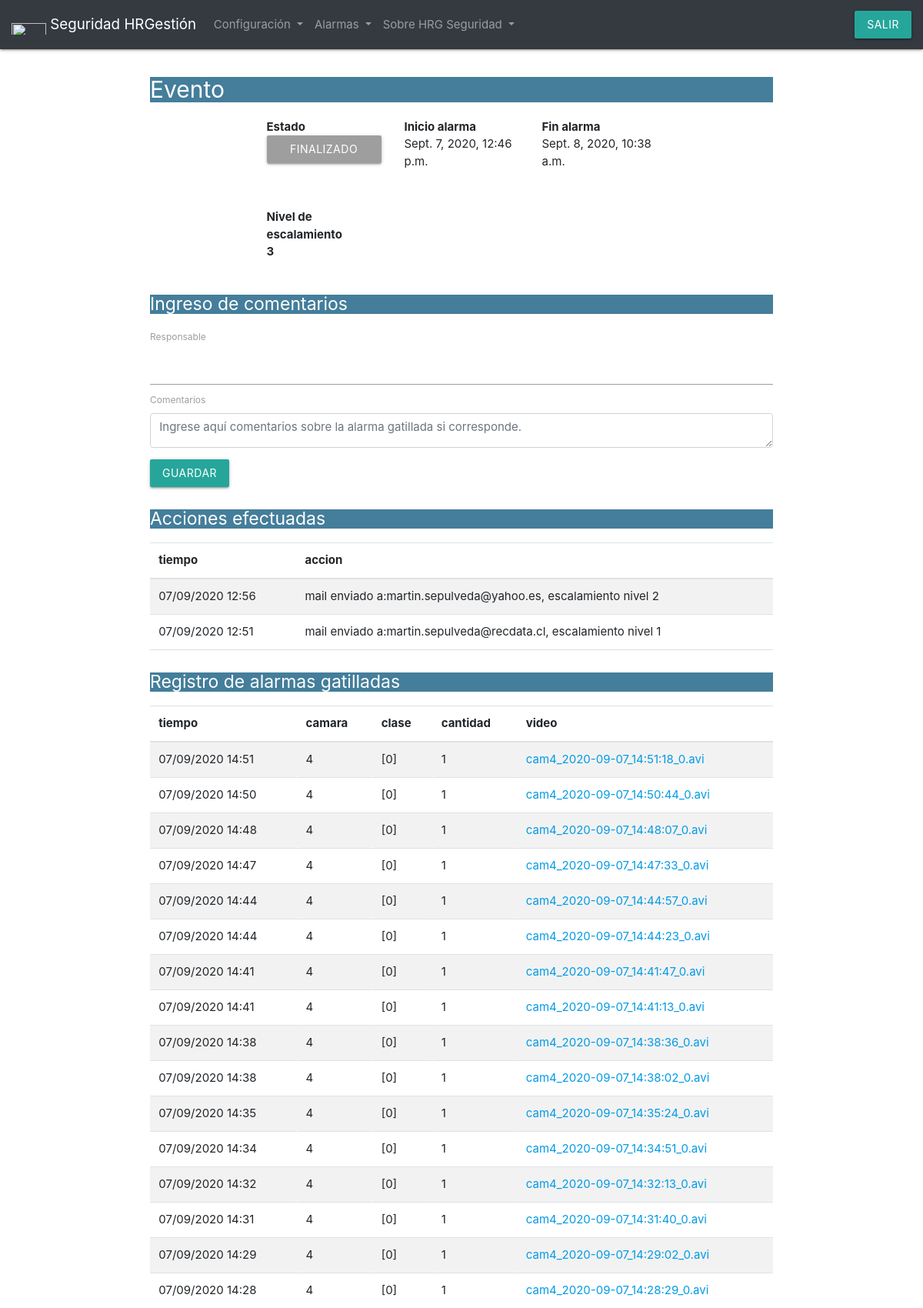
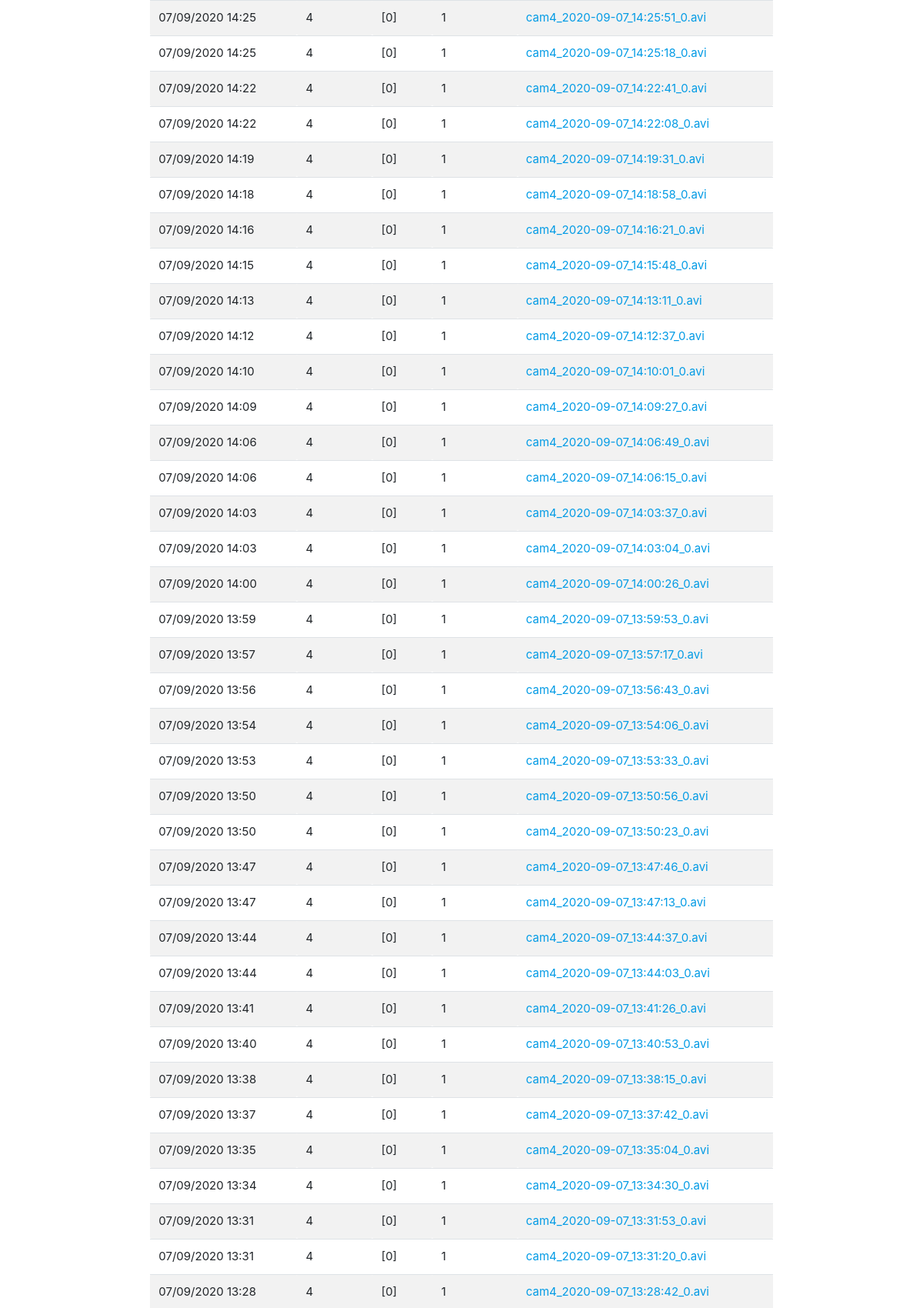
Page /alarmas/eventos/16/ (signed in, upper part) on the committed database (2 pictures, top to bottom).
### camaras/models.py (models this page shows, shortened)
class Eventos(models.Model):
    t_ini = models.DateTimeField('Fecha hora inicio',auto_now_add=True)
    t_fin = models.DateTimeField('Fecha hora termino',auto_now_add=False, blank=True, null=True)
    activo = models.BooleanField('Alarma activa',default=True)
    proced = models.BooleanField('En prodedimiento',default=False)
    estado = models.IntegerField('Nivel escalamiento',default=0)
    responsable = models.TextField('Responsable',blank=True, null=True)
    comentarios = models.TextField('Comentarios',blank=True, null=True)
    class Meta:
        verbose_name_plural = "Eventos"

class RegAcciones(models.Model):
    tiempo = models.DateTimeField('Fecha hora accion',auto_now_add=True)
    accion = models.CharField('Acciones',max_length=300)
    evento = models.ForeignKey('Eventos',blank=True, null=True, on_delete=models.PROTECT)
    class Meta:
        verbose_name_plural = "Acciones"

class Alarmas(models.Model):
    camara = models.ForeignKey('Camara', on_delete=models.PROTECT)
    tiempo = models.DateTimeField('Fecha hora',auto_now_add=False)
    clase = models.CharField(max_length=300)
    cantidad = models.IntegerField()
    video = models.CharField(max_length=300)
    recibido = models.DateTimeField('Recibido',blank=True, null=True,auto_now_add=False)
    evento = models.ForeignKey('Eventos',blank=True, null=True, on_delete=models.PROTECT)
    class Meta:
        verbose_name_plural = "Alarmas"

### camaras/views.py (the view)
# urls.py: path('alarmas/eventos', eventos_list, name='eventos_list'),
@login_required
def eventos(request, id):
    estado="Inactivo"
    escala = 0
    instance = get_object_or_404(Eventos, pk=id)
    reg = RegAcciones.objects.filter(evento=instance).order_by('-tiempo')
    if len(reg):
        df1 = pd.DataFrame(reg.values('tiempo','accion'))
        df1["tiempo"] = pd.DatetimeIndex(df1["tiempo"]).tz_convert('America/Santiago').strftime('%d/%m/%Y %H:%M')
        acciones_tbl = df1.to_html(
                classes=["table table-striped "],
                border=0 , justify='center',
                table_id="tabla_ala",
                index=False,
                escape=False,
                render_links=True)
    else:
        acciones_tbl = '<p>No hay acciones tomadas, verifique que existan responsables asignados\
         a cada nivel de escalamiento para su aviso.<p>'
    ala = Alarmas.objects.filter(evento=instance).order_by('-tiempo')
    df2 = pd.DataFrame(ala.values('tiempo','camara','clase','cantidad','video','pk'))
    df2["video"] = df2["pk"].apply(lambda x: '<a href="/video/{0}">{1}</a>'.format(x,df2[df2['pk']==x].video.values[0]))
    df2["tiempo"] = pd.DatetimeIndex(df2["tiempo"]).tz_convert('America/Santiago').strftime('%d/%m/%Y %H:%M')
    alarmas_tbl = df2.to_html(
            columns=['tiempo','camara','clase','cantidad','video'],
            classes=["table table-striped"],
            border=0 , justify='center',
            table_id="tabla_eve",
            index=False,
            escape=False,
            render_links=True)
    if request.method == 'POST':
        form = EventosForm(request.POST, instance=instance)
        form.save()
        if form.is_valid():
            print("paso x aquí EventosForm",)
            return redirect('eventos_list')
        else:
            print(request.POST, form.is_valid())
    else:
        form = EventosForm(instance=instance)
    cla = {
    0:'btn btn-danger btn-lg btn-block red',
    1:'btn btn-warning btn-lg btn-block yellow',
    2:'btn btn-secondary btn-lg btn-block grey' ,
    }
    msg = {
    0:'Alarma activada',
    1:'En procedimiento' ,
    2:'Finalizado' ,
    }
    if instance.activo==True and instance.proced==False:
        mensaje=msg[0]
        clase = cla[0]
        val_btn = 0
    elif instance.activo==True and instance.proced==True:
        mensaje=msg[1]
        clase = cla[1]
        val_btn = 1
    elif instance.activo==False and instance.proced==False:
        mensaje=msg[2]
        clase = cla[2]
        val_btn = 2
    else:
        print("alarma",instance.activo,"\nprocedimiento",instance.proced)
        mensaje = "Alm inactiva/proced activo "
        clase = cla[2]
        val_btn = 3
    content = {
    'mensaje':mensaje,
    'clase':clase,
    'val_btn':val_btn,
    'inicio':instance.t_ini,
    'fin':instance.t_fin,
    'eve_id': instance.pk,
    'escala':instance.estado,
    'form':form,
    'acciones':acciones_tbl,
    'alarmas':alarmas_tbl,
    }
    return render(request, 'eventos.html', content)

### camaras/forms.py
class EventosForm(forms.ModelForm):
    class Meta:
        fields = (
               'responsable', 'comentarios',
            )
        model = models.Eventos
        widgets = {
            'responsable':TextInput(attrs={'class':'form-control'}),
            'comentarios':Textarea(attrs={'class':'form-control',
                                            'placeholder':'Ingrese aquí comentarios sobre la alarma gatillada si corresponde.',
                                            'rows':"4"}),
        }

### templates/eventos.html (shortened to what this page needs)
{% extends 'base.html' %}
{% block content %}
{% load crispy_forms_tags %}
{% if user.is_authenticated %}
<div class="container">
<h2>Evento</h2>
<div class="container">
  <div class="row">
    <div class="col-sm">
      <b>Estado</b>
        <div>
            <button type="button" value="{{val_btn}}"  class="{{clase}}" id="btnestado">{{mensaje}}</button>
        </div>
    </div>
    <div class="col-sm">
      <b>Inicio alarma</b >
        <p>{{ inicio }}</p>
    </div>
    <div class="col-sm">
        <b>Fin alarma</b>
      <P>{{ fin }}</P>
    </div>
  </div>
</div>
<div class="container">
  <div class="row">
    <div class="col-sm">
      <b>Nivel de escalamiento</b>
      <p><b>{{escala}}</b></p>
    </div>
    <div class="col-sm">
    </div>
    <div class="col-sm">
    </div>
  </div>
</div>
<div id="sec_form" style="display: none">
    <h3>Ingreso de comentarios</h3>
    <form action="" method="post">
        {{ form|crispy }}
        <input type="submit" class="btn btn-primary" value="Guardar">
    </form>
</div>
</div>
<div class="container">
  <h3 >Acciones efectuadas</h3>
  {{acciones|safe}}
</div>
<div class="container">
  <h3>Registro de alarmas gatilladas</h3>
  {{alarmas|safe}}
</div>
{% endif %}
{% endblock %}

### templates/base.html (shortened to what this page needs)
{% load i18n static %}<!DOCTYPE html>
  <html>
    <head>
        <link rel="stylesheet" href="/static/css/bootstrap.min.css" >
      <link type="text/css" rel="stylesheet" href="/static/css/materialize.min.css"  media="screen,projection"/>
        <link rel="stylesheet" href="{% static "/css/font-awesome.min.css"%}">
        </head>
        <body>
            {% include 'nav_bar.html' %}
            {% block content %}
            {% endblock %}
        <link rel="stylesheet" href="{% static "css/jquery.toast.min.css" %}"/>
    </body>
  </html>

### templates/nav_bar.html (shortened to what this page needs)
{% load static %}
<nav class="navbar navbar-expand-lg navbar-dark bg-dark">
  <a class="navbar-brand" href="/">
    <img src="/static/png/logohrgestion1.png" width="45" height="45" class="d-inline-block align-top" alt="" style="font-size:10vw;">
    Seguridad HRGestión
  </a>
  <div class="collapse navbar-collapse" id="navbarText">
    <ul class="navbar-nav mr-auto">
        {% if user.is_authenticated %}
        <li class="nav-item dropdown">
        <a class="nav-link dropdown-toggle" href="#" id="navbarDropdown" role="button" data-toggle="dropdown" aria-haspopup="true" aria-expanded="false">
          Configuración
        </a>
      </li>
      <li class="nav-item dropdown">
        <a class="nav-link dropdown-toggle" href="#" id="navbarDropdown" role="button" data-toggle="dropdown" aria-haspopup="true" aria-expanded="false">
          Alarmas
        </a>
      </li>
      <li class="nav-item dropdown">
        <a class="nav-link dropdown-toggle" href="#" id="navbarDropdown" role="button" data-toggle="dropdown" aria-haspopup="true" aria-expanded="false">
          Sobre HRG Seguridad
        </a>
      </li>
          {% endif %}
    </ul>
        <form class="form-inline my-2 my-lg-0">
      {% if user.is_authenticated %}
      <button class="btn btn-info" type="submit" formaction="{% url 'logout' %}">Salir</button>
      {% else %}
      <button class="btn btn-info" type="submit" formaction="{% url 'login' %}">Entrar</button>
      {% endif %}
    </form>
  </div>
</nav>

### templates/base.html (style rules this page uses)
.navbar ul li { list-style-type: none; padding: 0; }

### templates/eventos.html (style rules this page uses)
h2,h2,h3 { color: white; background-color:#447e9b; }
h2 { font-size: 30px; }
h3 { font-size: 23px; }

### rows in the picture
Eventos: t_ini "Sept. 7, 2020, 12:46 p.m.", t_fin "Sept. 8, 2020, 10:38 a.m."
RegAcciones: accion "tiempo accion 07/09/2020 12:56 mail enviado a:martin.sepulveda@yahoo.es, escalamiento nivel 2 07/09/2020 12:51 mail enviado a:martin.sepulveda@recdata.cl, escalamiento nivel 1"
Alarmas: video "tiempo camara clase cantidad video 07/09/2020 14:51 4 [0] 1 cam4_2020-09-07_14:51:18_0.avi 07/09/2020 14:50 4 [0] 1 cam4_2020-09-07_14:50:44_0.avi 07/09/2020 14:48 4 [0] 1 cam4_2020-09-07_14:48:07_0.avi 07/09/2020 14:47 4 [0] 1 cam4_2020-09-07_14:47:33_0.avi 07/09/2020 14:44 4 [0] 1 cam4_2020-09-07_14:44:57_0.avi 07/09/2020 14:44 4 [0] 1 cam4_2020-09-07_14:44:23_0.avi 07/09/2020 14:41 4 [0] 1 cam4_2020-09-07_14:41:47_0.avi 07/09/2020 14:41 4 [0] 1 cam4_2020-09-07_14:41:13_0.avi 07/09/2020 14:38 4 [0] 1 cam4_2020-09-07_14:38:36_0.avi 07/09/2020 14:38 4 [0] 1 cam4_2020-09-07_14:38:02_0.avi 07/09/2020 14:35 4 [0] 1 cam4_2020-09-07_14:35:24_0.avi 07/09/2020 14:34 4 [0] 1…"

### other values in the picture
{{ mensaje }} "FINALIZADO"
{{ escala }} "3"
